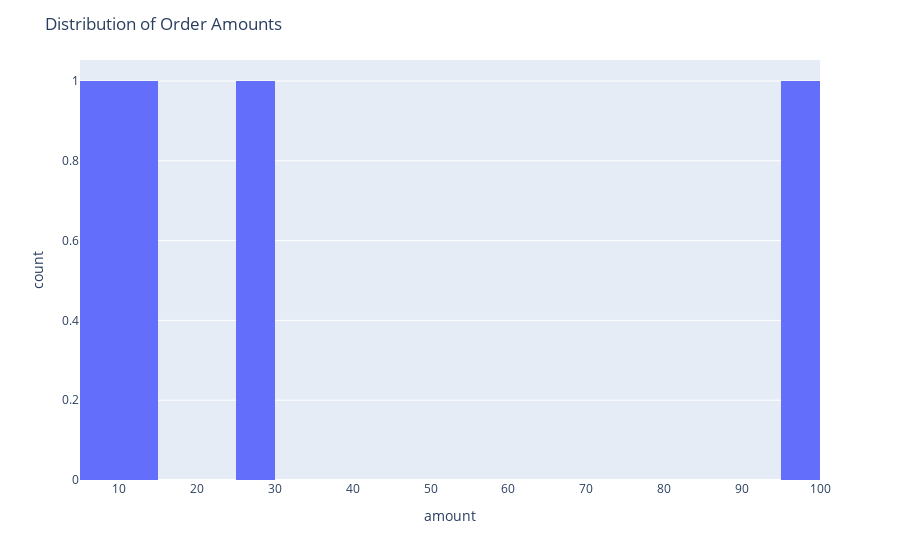

Write notebook code for a chart like this one.
### Markdown cell above
### Question 3: what is the distribution of order amounts?

### Code cell
fig = histogram_chart(df, "amount", nbins=30, title="Distribution of Order Amounts")
save_fig(fig, figs_path / "amount_distribution.png")
fig

### Figure 1 — Plotly figure (JSON) as saved in the notebook; plotly's stock layout.template omitted (floating-point values rounded to 4 significant figures)
{"data": [{"bingroup": "x", "hovertemplate": "amount=%{x}<br>count=%{y}<extra></extra>", "legendgroup": "", "marker": {"color": "#636efa", "pattern": {"shape": ""}}, "name": "", "nbinsx": 30, "orientation": "v", "showlegend": false, "type": "histogram", "x": [12.5, 8.135, NaN, 25.0, 97.75], "xaxis": "x", "yaxis": "y"}], "layout": {"barmode": "relative", "legend": {"tracegroupgap": 0}, "margin": {"t": 60}, "title": {"text": "Distribution of Order Amounts"}, "xaxis": {"anchor": "y", "domain": [0, 1], "title": {"text": "amount"}}, "yaxis": {"anchor": "x", "domain": [0, 1], "title": {"text": "count"}}}}
